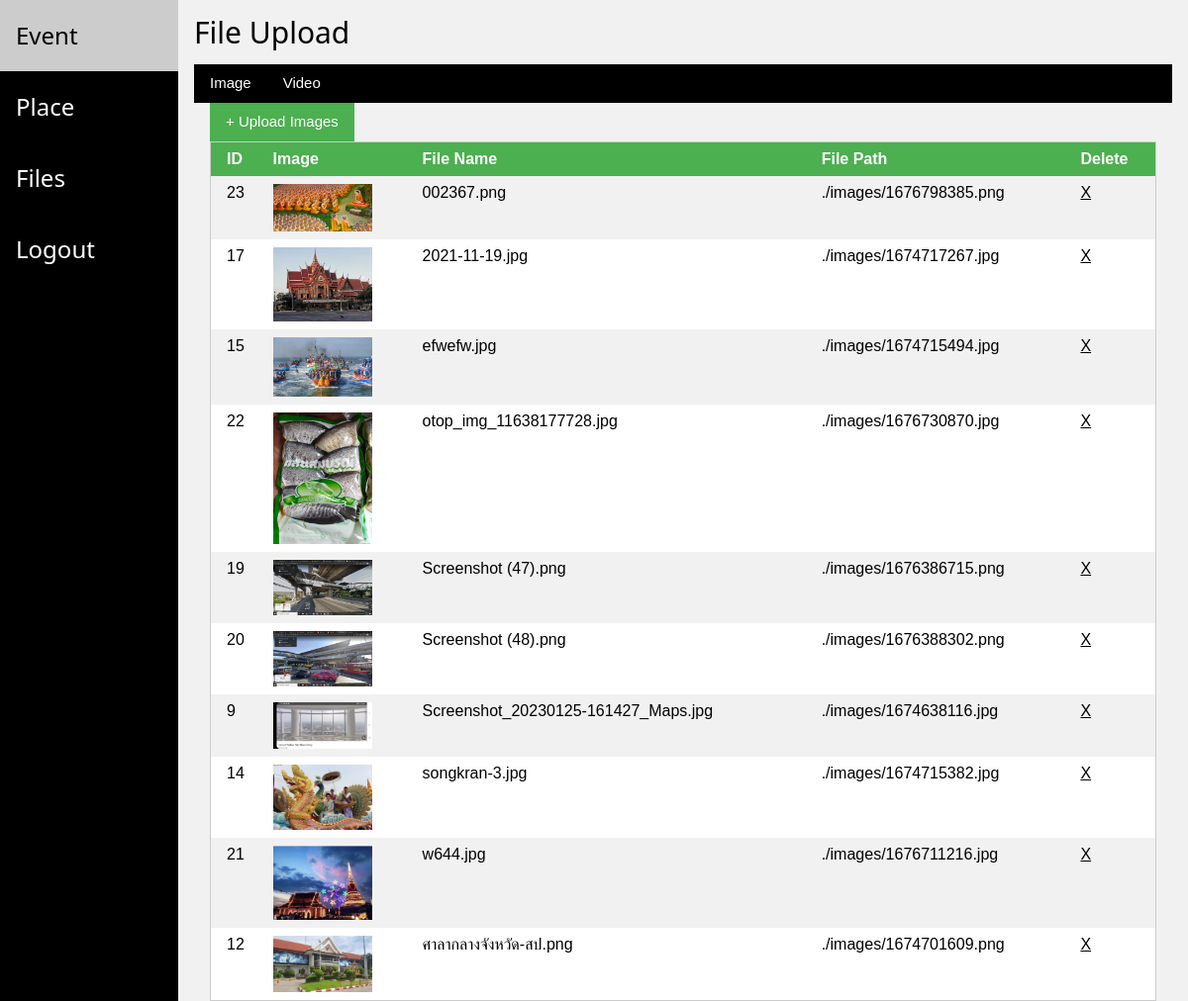
The page /travel_be/index.php?page=files (signed in) on the database its author committed.
### tables this page shows
CREATE TABLE `table_file` (
  `file_id` int(10) UNSIGNED NOT NULL,
  `file_name` text NOT NULL,
  `file_path` text NOT NULL,
  `file_uploader` int(11) NOT NULL,
  `file_type` tinytext NOT NULL
);

### travel_be/fileUpload/list_image.php (the view, shortened to what this page needs)
<?php
$stmt2 = $conn->prepare("SELECT * FROM table_file WHERE (? = 1 or file_uploader = ?) AND file_type = 'image' ORDER BY file_name ASC");
$stmt2->bind_param("ss",$user_info["us_superuser"],$user_info["us_id"]);
$stmt2->execute();
$result2 = $stmt2->get_result();
?>
<table class="w3-table w3-striped w3-border w3-white">
	<tr class="w3-green">
		<th> ID </th><th> Image </th><th> File Name </th><th> File Path</th><th> Delete </th>
	</tr>
<?php
if($result2){
	while($row = $result2->fetch_array(MYSQLI_ASSOC)){
		?>
		<tr>
			<td><?=$row["file_id"]?></td>
			<td><img width="100" src="./../travel_fe/images/<?=$row['file_path']?>" onclick="dom_image_review_img.src=this.src; dom_image_review.style.display='block';"></td>
			<td><?=$row["file_name"]?></td>
			<td><?="./images/".$row["file_path"]?></td>
			<td><a href="./index.php?page=DELETE_FILE&delid=<?=$row["file_id"];?>"> X </a></td>
		</tr>
		<?php
	}
}
?>
</table>

### travel_be/css/w3.css (style rules this page uses)
*,*:before,*:after { box-sizing:inherit }
html { -ms-text-size-adjust:100%;-webkit-text-size-adjust:100% }
body { margin:0 }
a { background-color:transparent }
img { border-style:none }
html,body { font-family:Verdana,sans-serif;font-size:15px;line-height:1.5 }
html { overflow-x:hidden }
img { vertical-align:middle }
a { color:inherit }
.w3-table,.w3-table-all { border-collapse:collapse;border-spacing:0;width:100%;display:table }
.w3-striped tbody tr:nth-child(even) { background-color:#f1f1f1 }
.w3-table td,.w3-table th,.w3-table-all td,.w3-table-all th { padding:8px 8px;display:table-cell;text-align:left;vertical-align:top }
.w3-table th:first-child,.w3-table td:first-child,.w3-table-all th:first-child,.w3-table-all td:first-child { padding-left:16px }
.w3-border { border:1px solid #ccc!important }
.w3-green,.w3-hover-green:hover { color:#fff!important;background-color:#4CAF50!important }
.w3-white,.w3-hover-white:hover { color:#000!important;background-color:#fff!important }
.w3-light-grey,.w3-hover-light-grey:hover,.w3-light-gray,.w3-hover-light-gray:hover { color:#000!important;background-color:#f1f1f1!important }

### rows shown on the page
table_file: file_id "23", file_path (picture), file_name "002367.png", file_path "1676798385.png"
table_file: file_id "17", file_path (picture), file_name "2021-11-19.jpg", file_path "1674717267.jpg"
table_file: file_id "15", file_path (picture), file_name "efwefw.jpg", file_path "1674715494.jpg"
table_file: file_id "22", file_path (picture), file_name "otop_img_11638177728.jpg", file_path "1676730870.jpg"
table_file: file_id "19", file_path (picture), file_name "Screenshot (47).png", file_path "1676386715.png"
table_file: file_id "20", file_path (picture), file_name "Screenshot (48).png", file_path "1676388302.png"
table_file: file_id "9", file_path (picture), file_name "Screenshot_20230125-161427_Maps.jpg", file_path "1674638116.jpg"
table_file: file_id "14", file_path (picture), file_name "songkran-3.jpg", file_path "1674715382.jpg"
table_file: file_id "21", file_path (picture), file_name "w644.jpg", file_path "1676711216.jpg"
table_file: file_id "12", file_path (picture), file_name "ศาลากลางจังหวัด-สป.png", file_path "1674701609.png"
